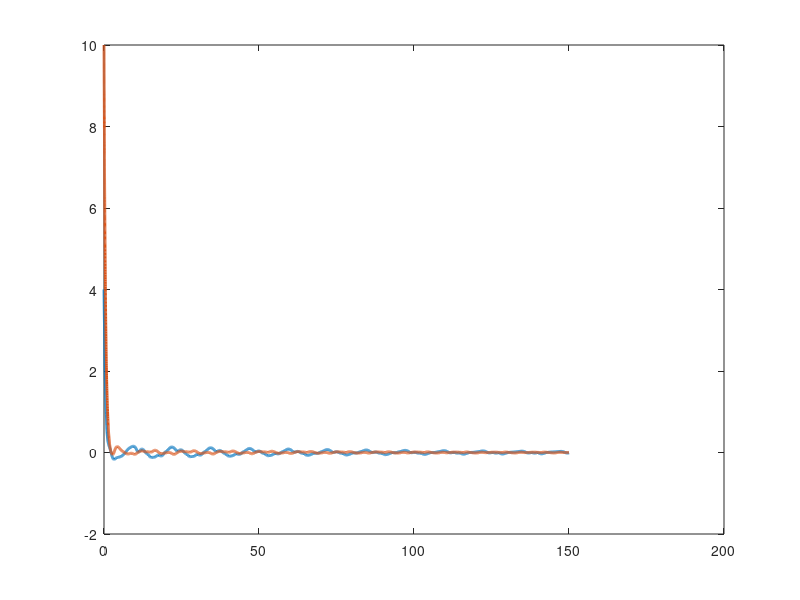
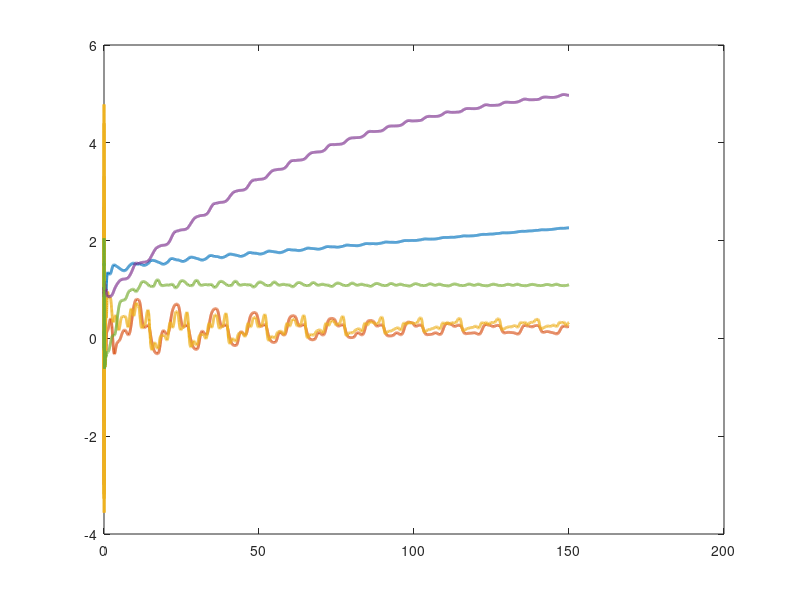
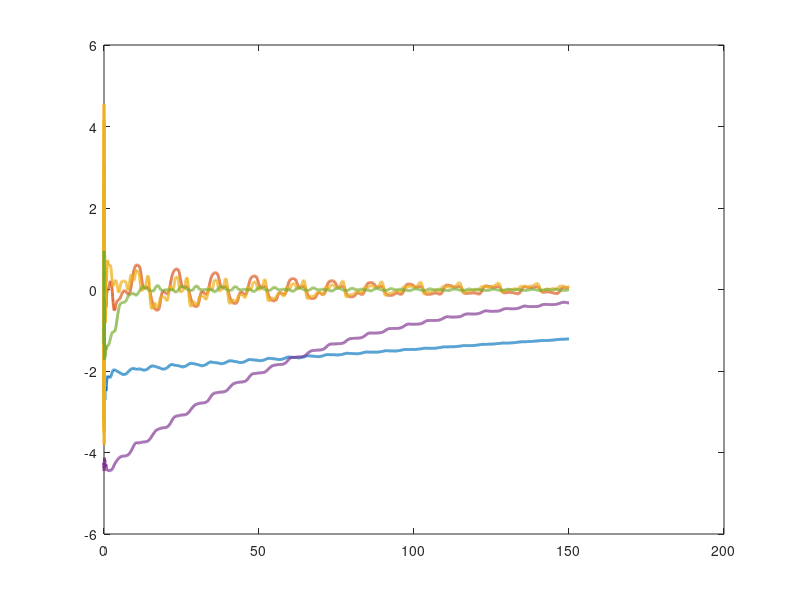

Here is the MATLAB script that generated these plots, in order:
function CLmethod

% setup and initialization
close all
p1       = 3.473;
p2       = 0.196;
p3       = 0.242;
f1       = 5.3;
f2       = 1.1;

theta    = [p1;p2;p3;f1;f2];

tf   = 150;

% Initial condition vector (X0 must be same size and "form" as X and XDot below)
% (i.e., in this sim, X0 = [e0;r0;thetahat0])
X0   = [4;10;3;2;1;1;1;1;1];

global his;
keyset  = {'time','ui','Y1i'};
keyvalue = {[],[],[]}; % Initializtion, will be replaced in
                                   % ODE iterations.
his = containers.Map(keyset,keyvalue);

% options for integration function
opts = odeset('RelTol',1e-3,'AbsTol',1e-3);

% integrate (you can send the paramters theta to the dynamics as seen below)
[t,STATES] = ode45(@(t,X) CLdynamics(t,X,theta),[0 tf],X0,opts);

e  = STATES(:,1:2)';
thetaHat = STATES(:,5:9)';

figure(1)
plot(t,e,'-','LineWidth',2)

figure(2)
plot(t,thetaHat,'-','LineWidth',2)

figure(3)
plot(t,thetaHat-repmat(theta,1,length(t)),'-','LineWidth',2)


end

function [XDot] = CLdynamics(t,X,theta)

% initialize global variables

global his;

persistent pos;
if isempty(pos)
    pos = 0;
end

persistent Y1hist;
if isempty(Y1hist)
    Y1hist = 0;
end

persistent qDotprev;
if isempty(qDotprev)
    qDotprev = 0;
end

persistent timeprev;
if isempty(timeprev)
    timeprev = 0;
end


% Parse parameter vector
p1 = theta(1);
p2 = theta(2);
p3 = theta(3);
f1 = theta(4);
f2 = theta(5);

% compute desired trajectory and needed derivatives (i.e., qd, qdDot, qdDotDot)
qd       = [cos(0.5*t);2*cos(t)];
qdDot    = [-0.5*sin(0.5*t); -2*sin(t)];
qdDotDot = [-0.25*cos(0.5*t); -2*cos(t)];

% select gains (i.e., K, Kcl/Kicl, alpha, Gamma)
a = 2;
gamma = [1 0 0 0 0; ...
         0 1 0 0 0; ...
         0 0 1 0 0; ...
         0 0 0 1 0; ...
         0 0 0 0 1];
K = 5;
Kcl = 10e-8;

% parse current states (X is the same size and "form" as X0)
e        = [X(1);X(2)];
r        = [X(3);X(4)];
thetaHat = [X(5);X(6);X(7);X(8);X(9)];

% compute current q and qDot for convenience
q        = qd - e;
qDot     = a*e -r + qdDot;


% compute cos(x2) and sin(x2) for convenience
c2       = cos(q(2));
s2       = sin(q(2));

% compute current matrices for the dynamics (i.e., M, Vm, ff)
M        = [p1 + 2*p3*c2 p2 + p3*c2;p2 + p3*c2 p2];
Vm       = [-p3*s2*qDot(2) -p3*s2*(qDot(1) + qDot(2));p3*s2*qDot(1) 0];
fd       = [f1 0;0 f2];


eDot        = r - a*e;

% compute current regression matrix (Y2 for gradient term/ non cl/icl)
Y2 = [qdDotDot(1)+a*eDot(1),qdDotDot(2)+a*eDot(2), ...
    2*c2*qdDotDot(1)+c2*qdDotDot(2)-s2*qDot(2)*(qdDot(1)+a*e(1))-s2*(qDot(1)+qDot(2))*(qdDot(2)+a*e(2))+2*c2*a*eDot(1)+c2*a*eDot(2), ...
    qDot(1),0; ...
    0, qdDotDot(1)+qdDotDot(2)+a*eDot(1)+a*eDot(2), ...
    c2*qdDotDot(1)+s2*qDot(1)*(qdDot(1)+a*e(1))+c2*a*eDot(1), ...
    0, qDot(2)];

% set lambda for history stack min eigenvalue condition
lambda  = 0;

% determine if the history stack meets the min eigenvalue condition
if pos == 0 %if min eigenvalue of history stack less than lambda
    
    % if first loop (cannot determine dq or dt), initiallize qDotDot.
    if t == 0
        qDotDot   = [0;0];
    else
        % compute qDotDot for Y1i
        dt        = t - timeprev; % determine delta time.
        dq        = qDot - qDotprev; % determine delta qDot.
        qDotDot   = dq/dt; % determine qDotDot.
    end
    
    %determine Y1i (Y1 for this loop)
    y11      = qDotDot(1); 
    y12      = qDotDot(2); 
    y13      = 2*c2*qDotDot(1)+c2*qDotDot(2)-s2*qDot(2)*qDot(1)-s2*(qDot(1)+qDot(2))*qDot(2);
    y14      = qDot(1); 
    y15      = 0; 
    y21      = 0;
    y22      = qDotDot(1)+qDotDot(2); 
    y23      = c2*qDotDot(1)+s2*qDot(1)*qDot(1); 
    y24      = 0; 
    y25      = qDot(2); 
    Y1i       = [y11 y12 y13 y14 y15;y21 y22 y23 y24 y25];
    his('Y1i') = cat(3,his('Y1i'),Y1i)
    his('time') = cat(1,his('time'),t)
    
    % determine new history stack (summation)
    Y1hist    = Y1hist + Y1i'*Y1i;
    
    % optional: save the Y1i data in an array instead, then add/remove data
    % from history stack to maximize min eigenvalue of Y1hist.

    % determine min eigenvalue of history stack
    Y1eigenVal = eig(Y1hist);

    % check min eigenvalue condition
    Y1eigenValMin = min(Y1eigenVal);
    if (Y1eigenValMin > lambda)
       pos = 1;
    else
       pos = 0;
    end
end

% design controller (i.e., u)
u = Y2*thetaHat + e + K*r;

his('ui') = cat(2,his('ui'),u);

% determine which update law to use (i.e., thetaHatDot)
if pos == 1
    %(after eigenvalues condition met for Y1hist)
    
    % for CL:
    % compute new cl_sumY (function of: Yi,ui,thetaHati), 
    % assuming new data in history stack
    
    % for ICL:
    % compute new icl_sumY(script) (function of: Yi(script),ui,x(ti),x(ti-dt),thetaHati),
    % assuming new data in history stack

    % compute thetaHatDot
    iter = length(his('time'));
    
    ui = his('ui');
    Y1i = his('Y1i');
    cl_sumY = 0;
    for i = 1:iter
        cl_sumY = Y1i(:,:,i)'*(ui(:,i)-Y1i(:,:,i)*thetaHat);
    end
    thetaHatDot = gamma*Y2'*r + Kcl*gamma*cl_sumY;
    cl_sumY
else
    % (before eigenvalues condition met for Y1hist)

    % compute thetaHatDot (no cl/icl term)
    
    % for CL:
    % compute cl_sumY (function of: Yi,ui, thetaHat) for use later
    thetaHatDot = gamma*Y2'*r;

    % for ICL:
    % compute icl_sumY(script) (function of: Yi(script),ui,x(ti),x(ti-deltat),thetaHati) for use later
    %missing%
end 

% compute current closed-loop errors for integration(i.e., eDot, rDot)
rDot        = a*eDot - M\(-Vm*qDot-fd*qDot+u) + qdDotDot;

% update "previous" variables for next loop
%(i.e., qDotprev, timeprev, Y1iprev, Uiprev)
qDotprev = qDot;
timeprev = t;

t

% Stacked dynamics vector (XDot is the same size and "form" as X)
XDot        = [eDot;rDot;thetaHatDot];
end
